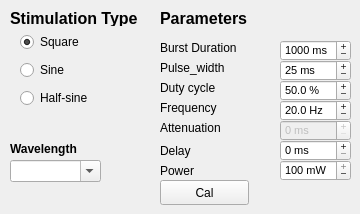
    <widget class="QWidget" name="tab_3">
     <attribute name="title">
      <string>laser 3</string>
     </attribute>
     <widget class="QLabel" name="label_83">
      <property name="enabled">
       <bool>true</bool>
      </property>
      <property name="geometry">
       <rect>
        <x>160</x>
        <y>140</y>
        <width>91</width>
        <height>21</height>
       </rect>
      </property>
      <property name="text">
       <string>Delay</string>
      </property>
     </widget>
     <widget class="QDoubleSpinBox" name="Laser_burst_duty_3">
      <property name="geometry">
       <rect>
        <x>280</x>
        <y>80</y>
        <width>71</width>
        <height>21</height>
       </rect>
      </property>
      <property name="font">
       <font>
        <pointsize>8</pointsize>
       </font>
      </property>
      <property name="buttonSymbols">
       <enum>QAbstractSpinBox::PlusMinus</enum>
      </property>
      <property name="suffix">
       <string> %</string>
      </property>
      <property name="decimals">
       <number>1</number>
      </property>
      <property name="maximum">
       <double>100.000000000000000</double>
      </property>
      <property name="value">
       <double>50.000000000000000</double>
      </property>
     </widget>
     <widget class="QWidget" name="layoutWidget_2">
      <property name="geometry">
       <rect>
        <x>20</x>
        <y>30</y>
        <width>111</width>
        <height>83</height>
       </rect>
      </property>
      <layout class="QVBoxLayout" name="verticalLayout_4">
       <item>
        <widget class="QRadioButton" name="radioSquare_4">
         <property name="text">
          <string>Square</string>
         </property>
         <property name="checked">
          <bool>true</bool>
         </property>
        </widget>
       </item>
       <item>
        <widget class="QRadioButton" name="radioSine_4">
         <property name="text">
          <string>Sine</string>
         </property>
        </widget>
       </item>
       <item>
        <widget class="QRadioButton" name="radioHSine_4">
         <property name="text">
          <string>Half-sine</string>
         </property>
        </widget>
       </item>
      </layout>
     </widget>
     <widget class="QSpinBox" name="Laser_burst_attenuation_3">
      <property name="enabled">
       <bool>false</bool>
      </property>
      <property name="geometry">
       <rect>
        <x>280</x>
        <y>120</y>
        <width>71</width>
        <height>21</height>
       </rect>
      </property>
      <property name="font">
       <font>
        <pointsize>8</pointsize>
       </font>
      </property>
      <property name="buttonSymbols">
       <enum>QAbstractSpinBox::PlusMinus</enum>
      </property>
      <property name="suffix">
       <string> ms</string>
      </property>
      <property name="maximum">
       <number>2000</number>
      </property>
      <property name="singleStep">
       <number>100</number>
      </property>
      <property name="value">
       <number>0</number>
      </property>
     </widget>
     <widget class="QLabel" name="label_84">
      <property name="enabled">
       <bool>true</bool>
      </property>
      <property name="geometry">
       <rect>
        <x>160</x>
        <y>100</y>
        <width>91</width>
        <height>16</height>
       </rect>
      </property>
      <property name="text">
       <string>Frequency</string>
      </property>
     </widget>
     <widget class="QLabel" name="label_85">
      <property name="enabled">
       <bool>true</bool>
      </property>
      <property name="geometry">
       <rect>
        <x>160</x>
        <y>40</y>
        <width>121</width>
        <height>16</height>
       </rect>
      </property>
      <property name="text">
       <string>Burst Duration</string>
      </property>
     </widget>
     <widget class="QSpinBox" name="Laser_burst_pulsewidth_3">
      <property name="enabled">
       <bool>true</bool>
      </property>
      <property name="geometry">
       <rect>
        <x>280</x>
        <y>60</y>
        <width>71</width>
        <height>21</height>
       </rect>
      </property>
      <property name="font">
       <font>
        <pointsize>8</pointsize>
       </font>
      </property>
      <property name="buttonSymbols">
       <enum>QAbstractSpinBox::PlusMinus</enum>
      </property>
      <property name="suffix">
       <string> ms</string>
      </property>
      <property name="maximum">
       <number>2000</number>
      </property>
      <property name="value">
       <number>25</number>
      </property>
     </widget>
     <widget class="QSpinBox" name="Laser_burst_delay_3">
      <property name="enabled">
       <bool>true</bool>
      </property>
      <property name="geometry">
       <rect>
        <x>280</x>
        <y>140</y>
        <width>71</width>
        <height>21</height>
       </rect>
      </property>
      <property name="font">
       <font>
        <pointsize>8</pointsize>
       </font>
      </property>
      <property name="buttonSymbols">
       <enum>QAbstractSpinBox::PlusMinus</enum>
      </property>
      <property name="suffix">
       <string> ms</string>
      </property>
      <property name="maximum">
       <number>5000</number>
      </property>
      <property name="singleStep">
       <number>50</number>
      </property>
      <property name="value">
       <number>0</number>
      </property>
     </widget>
     <widget class="QLabel" name="label_86">
      <property name="enabled">
       <bool>true</bool>
      </property>
      <property name="geometry">
       <rect>
        <x>160</x>
        <y>10</y>
        <width>121</width>
        <height>16</height>
       </rect>
      </property>
      <property name="font">
       <font>
        <pointsize>12</pointsize>
        <bold>true</bold>
       </font>
      </property>
      <property name="text">
       <string>Parameters</string>
      </property>
     </widget>
     <widget class="QLabel" name="label_87">
      <property name="enabled">
       <bool>true</bool>
      </property>
      <property name="geometry">
       <rect>
        <x>160</x>
        <y>160</y>
        <width>91</width>
        <height>21</height>
       </rect>
      </property>
      <property name="text">
       <string>Power</string>
      </property>
     </widget>
     <widget class="QLabel" name="label_88">
      <property name="enabled">
       <bool>true</bool>
      </property>
      <property name="geometry">
       <rect>
        <x>160</x>
        <y>60</y>
        <width>91</width>
        <height>16</height>
       </rect>
      </property>
      <property name="text">
       <string>Pulse_width</string>
      </property>
     </widget>
     <widget class="QLabel" name="label_89">
      <property name="enabled">
       <bool>true</bool>
      </property>
      <property name="geometry">
       <rect>
        <x>10</x>
        <y>10</y>
        <width>141</width>
        <height>16</height>
       </rect>
      </property>
      <property name="font">
       <font>
        <pointsize>12</pointsize>
        <bold>true</bold>
       </font>
      </property>
      <property name="text">
       <string>Stimulation Type</string>
      </property>
     </widget>
     <widget class="QSpinBox" name="Laser_burst_power_3">
      <property name="enabled">
       <bool>true</bool>
      </property>
      <property name="geometry">
       <rect>
        <x>280</x>
        <y>160</y>
        <width>71</width>
        <height>21</height>
       </rect>
      </property>
      <property name="font">
       <font>
        <pointsize>8</pointsize>
       </font>
      </property>
      <property name="buttonSymbols">
       <enum>QAbstractSpinBox::PlusMinus</enum>
      </property>
      <property name="suffix">
       <string> mW</string>
      </property>
      <property name="maximum">
       <number>100</number>
      </property>
      <property name="value">
       <number>100</number>
      </property>
     </widget>
     <widget class="QDoubleSpinBox" name="Laser_burst_freq_3">
      <property name="geometry">
       <rect>
        <x>280</x>
        <y>100</y>
        <width>71</width>
        <height>21</height>
       </rect>
      </property>
      <property name="font">
       <font>
        <pointsize>8</pointsize>
       </font>
      </property>
      <property name="buttonSymbols">
       <enum>QAbstractSpinBox::PlusMinus</enum>
      </property>
      <property name="suffix">
       <string> Hz</string>
      </property>
      <property name="decimals">
       <number>1</number>
      </property>
      <property name="minimum">
       <double>0.100000000000000</double>
      </property>
      <property name="maximum">
       <double>200.000000000000000</double>
      </property>
      <property name="value">
       <double>20.000000000000000</double>
      </property>
     </widget>
     <widget class="QSpinBox" name="Laser_burst_duration_3">
      <property name="enabled">
       <bool>true</bool>
      </property>
      <property name="geometry">
       <rect>
        <x>280</x>
        <y>40</y>
        <width>71</width>
        <height>21</height>
       </rect>
      </property>
      <property name="font">
       <font>
        <pointsize>8</pointsize>
       </font>
      </property>
      <property name="buttonSymbols">
       <enum>QAbstractSpinBox::PlusMinus</enum>
      </property>
      <property name="suffix">
       <string> ms</string>
      </property>
      <property name="maximum">
       <number>9999999</number>
      </property>
      <property name="singleStep">
       <number>100</number>
      </property>
      <property name="value">
       <number>1000</number>
      </property>
     </widget>
     <widget class="QLabel" name="label_90">
      <property name="enabled">
       <bool>true</bool>
      </property>
      <property name="geometry">
       <rect>
        <x>160</x>
        <y>120</y>
        <width>91</width>
        <height>16</height>
       </rect>
      </property>
      <property name="text">
       <string>Attenuation</string>
      </property>
     </widget>
     <widget class="QLabel" name="label_91">
      <property name="enabled">
       <bool>true</bool>
      </property>
      <property name="geometry">
       <rect>
        <x>160</x>
        <y>80</y>
        <width>101</width>
        <height>16</height>
       </rect>
      </property>
      <property name="text">
       <string>Duty cycle</string>
      </property>
     </widget>
     <widget class="QComboBox" name="WaveLength_combo_3">
      <property name="geometry">
       <rect>
        <x>10</x>
        <y>160</y>
        <width>91</width>
        <height>22</height>
       </rect>
      </property>
      <property name="font">
       <font>
        <pointsize>8</pointsize>
       </font>
      </property>
      <property name="editable">
       <bool>true</bool>
      </property>
      <property name="currentText">
       <string/>
      </property>
      <property name="currentIndex">
       <number>-1</number>
      </property>
      <property name="placeholderText">
       <string>0</string>
      </property>
     </widget>
     <widget class="QLabel" name="label_4">
      <property name="geometry">
       <rect>
        <x>10</x>
        <y>140</y>
        <width>91</width>
        <height>17</height>
       </rect>
      </property>
      <property name="font">
       <font>
        <bold>true</bold>
       </font>
      </property>
      <property name="text">
       <string>Wavelength</string>
      </property>
     </widget>
     <widget class="QPushButton" name="calB_3">
      <property name="geometry">
       <rect>
        <x>160</x>
        <y>180</y>
        <width>89</width>
        <height>25</height>
       </rect>
      </property>
      <property name="text">
       <string>Cal</string>
      </property>
     </widget>
    </widget>
